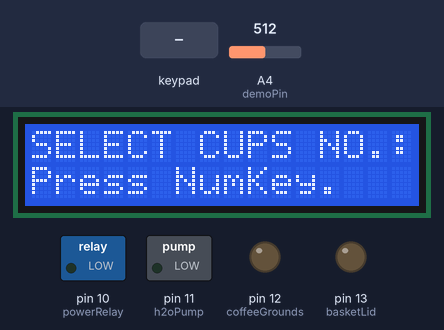
Recording of a sketch running on a simulated Arduino Uno, built with avr-gcc and run on an emulated ATmega328P. Shown: 16×2 character LCD, switched loads named in the sketch (green lamp = pin HIGH), output pins drawn as LEDs (lit = HIGH). Inputs (shaded band) come from the test bench; at power-on: A4 (demoPin) = 512.

Above: at 1.2 s.
1.3 s: keypad keys 1 2 pressed 0.4 s apart
At 3.5 s:
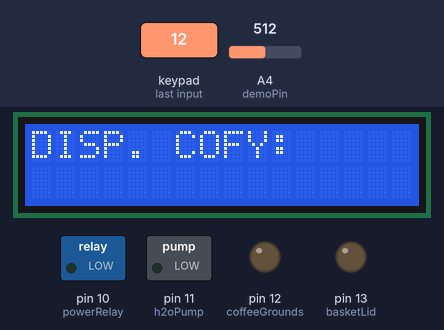
3.6 s: keypad keys 1 2 # pressed 0.4 s apart
At 5.6 s:
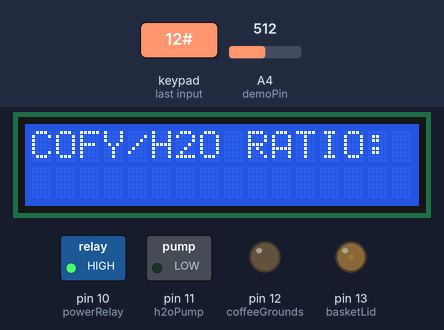
6.3 s: keypad keys 2 5 pressed 0.4 s apart
At 9.1 s:
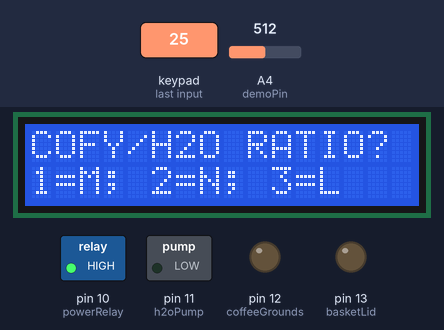
9.5 s: keypad keys 1 2 * pressed 0.4 s apart
At 10.81 s:
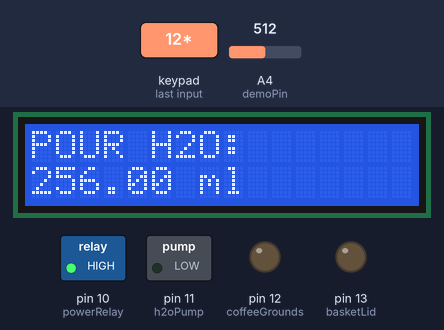
13.7 s: keypad keys 2 5 # pressed 0.4 s apart
At 16.37 s:
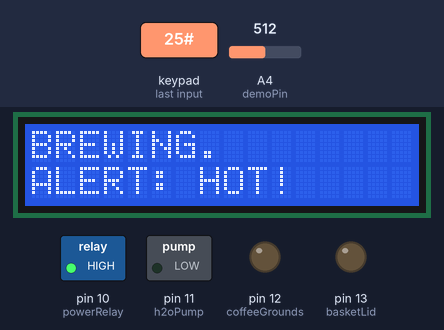
17.9 s: key '1' pressed
At 21.0 s:
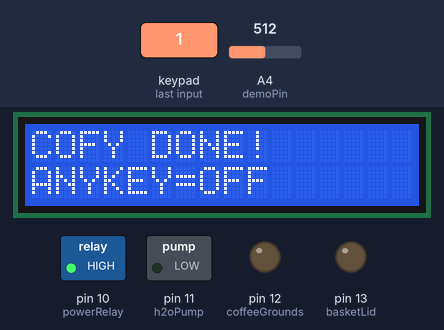
Timing chart, 0 to 21.2 s (numbered marks = the images above; inputs shaded):
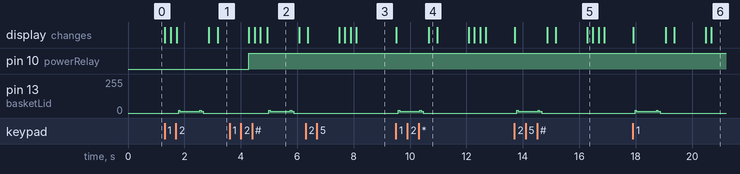

The sketch:

EMBDSYS_Project.ino
```cpp
// "C:\Users\Jericho\AppData\Local\Temp\arduino\sketches\64DF8B51099D20B103D56A9A01531AB3"
#include <LiquidCrystal.h>
#include <Keypad.h>
#include <HX711.h>

#define opDelay 200 // LOWER VALUES TO COMPENSATE FOR SIMULATION SLOWDOWNS

// KEYPAD SETUP
const int rowNum = 4;
const int colNum = 3;
char keys[rowNum][colNum] = {
  {'1','2','3'},
  {'4','5','6'},
  {'7','8','9'},
  {'*','0','#'}
};
byte pin_rows[rowNum] = {A0,A1,A2,A3};
byte pin_cols[colNum] = {8,9,A5};
Keypad keypad = Keypad(makeKeymap(keys), pin_rows, pin_cols, rowNum, colNum);

// LCD SETUP
int rs = 6;
int en = 7;
int d4 = 2;
int d5 = 3;
int d6 = 4;
int d7 = 5;
LiquidCrystal lcd(rs,en,d4,d5,d6,d7);

// PIN NAMES
int h2oPump = 11;
int coffeeGrounds = 12;
int basketLid = 13;
int powerRelay = 10;

// STATUS FLAGS
int waterPumping = 0;
int groundDispensing = 0;
int lidOpen = 0;

// WEIGHTS
int maxWaterWeight = 180;     // FOR 1 CUP AT 1:16.67
int maxGroundsWeight = 10.80; // FOR 1 CUP AT 1:16.67
int cups = 1;

// HX711 -- UNUSED
int loadCell_SCK = 0;
int loadCell_DOUT = 1;
HX711 scale;

// FOR DEMONSTRATION MODULE
int demoPin = A4;

int waterPumpOn(int on)
{
 if (on)
 {
  digitalWrite(h2oPump, HIGH);
  return 1;
 }
 else
 {
  digitalWrite(h2oPump, LOW);
  return 0;
 }
}

int lidState(int state)
{
 int i;
 switch(state)
 {
  case 0:              // CLOSE AND ROTATE TO 0 DEG
    for(i=0;i<50;i++)
    {

      digitalWrite(basketLid, HIGH);
      delay(1.0);
      digitalWrite(basketLid, LOW);
      delay(19.0);
    }
    return 0;
  case 1:             // OPEN AND ROTATE TO 90 DEG
    for(i=0;i<50;i++)
    {
      digitalWrite(basketLid, HIGH);
      delay(1.5);
      digitalWrite(basketLid, LOW);
      delay(18.5);
    }
    return 1;
 }
}

int groundState(int state)
{
 int i;
 switch(state)
 {
  case 0:              // CLOSE
    for(i=0;i<50;i++)  // ROTATE TO 0 DEG
    {
      digitalWrite(coffeeGrounds, HIGH);
      delay(1);
      digitalWrite(coffeeGrounds, LOW);
      delay(19);
    }
    return 0;
  case 1:             // OPEN
    for(i=0;i<50;i++) // ROTATE TO 90 DEG
    {
      digitalWrite(coffeeGrounds, HIGH);
      delayMicroseconds(1500);
      digitalWrite(coffeeGrounds, LOW);
      delayMicroseconds(18500);
    }
    return 1;
 }
}

unsigned long readScale()
{
  unsigned long count;
  unsigned char i;
  pinMode(loadCell_DOUT, OUTPUT);
  digitalWrite(loadCell_DOUT, HIGH);
  digitalWrite(loadCell_SCK, LOW);
  count = 0;
  pinMode(loadCell_DOUT, INPUT);
  while(digitalRead(loadCell_DOUT));
  for (i = 0; i < 24; i++)
  {
    digitalWrite(loadCell_SCK, HIGH);
    count = count << 1;
    digitalWrite(loadCell_SCK, LOW);
    if (digitalRead(loadCell_DOUT))
    {
      count++;
    }
  }
  digitalWrite(loadCell_SCK, HIGH);
  count = count ^ 0x800000;
  digitalWrite(loadCell_SCK, LOW);
  return count;
}

int setCoffeeWeight(int ratio, int waterWeight)
{
  return ratio * waterWeight;
}

float roundToTwoDec(float x)
{
  float value = (int) (x * 100 + .5);
  return (value/100);
}

void setup()
{
  pinMode(loadCell_DOUT, INPUT);
  pinMode(powerRelay, OUTPUT);
  pinMode(h2oPump, OUTPUT);
  pinMode(coffeeGrounds, OUTPUT);
  pinMode(basketLid, OUTPUT);

  lcd.begin(16, 2);
  lcd.setCursor(0,0);
  lcd.println("SELECT CUPS NO.: ");
  lcd.setCursor(0,1);
  lcd.println("Press NumKey.");
}

void loop()
{
  int sensorADC;
  float sensorFinal;
  sensorADC = analogRead(demoPin);
  sensorFinal = (sensorADC * 5.00) / 10;

  int waterWeight = maxWaterWeight;
  int groundsWeight = maxGroundsWeight;
  int tempCups = cups;
  // GET CUPS
  char key = keypad.waitForKey();
  if (key != '*' || key != '#' || key != '0')
  {
    tempCups = key - '0';
    lcd.clear();
    lcd.setCursor(0,0);
    lcd.print("Cups: ");
    lcd.println(key);
    delay(opDelay);
  }
  else
  {
    lcd.setCursor(0,1);
    lcd.println("Consult Manual.");
  }
  // GET COFFEE TO H2O RATIO
  lcd.clear();
  lcd.setCursor(0,0);
  lcd.println("COFY/H2O RATIO?");
  lcd.setCursor(0,1);
  lcd.println("1=M; 2=N; 3=L");
  key = keypad.waitForKey();
  if (key != '*' || key != '#' || key != '0')
  {
    int ratio;
    lcd.clear();
    lcd.setCursor(0,0);
    lcd.println("COFY/H2O RATIO:");
    switch(key)
    {
      case 1:
        ratio = 0.056;
        groundsWeight = setCoffeeWeight(ratio, waterWeight);
        lcd.setCursor(0,1);
        lcd.println("NORMAL");
        break;
      case 2:
        ratio = 0.06;
        groundsWeight = setCoffeeWeight(ratio, waterWeight);
        lcd.setCursor(0,1);
        lcd.println("NORMAL");
        break;
      case 3:
        ratio = 0.067;
        groundsWeight = setCoffeeWeight(ratio, waterWeight);
        lcd.setCursor(0,1);
        lcd.println("STRONG");
        break;
      default:
        break;
    }
  }
  else
  {
    lcd.setCursor(0,1);
    lcd.println("Consult Manual.");
  }
  // Modify according to cup
  waterWeight *= tempCups;
  groundsWeight *= tempCups;
  // DO THE THING
  // OPEN THE LID
  if (!lidOpen){
    lidOpen = lidState(1);
  }
  delay(opDelay);
  sensorFinal = 0;
  // POUR THE WATER
  lcd.clear();
  lcd.setCursor(0,0);
  lcd.println("POUR H2O: ");
  while(sensorFinal <= 50) // sensorFinal <= waterWeight IF suitable sensor used
  {
    sensorADC = analogRead(demoPin);
    sensorFinal = (sensorADC * 5.00) / 10;
    waterPumping = waterPumpOn(1);
    if (waterPumping)
    {
      lcd.setCursor(0,1);
      lcd.print(sensorFinal);
      lcd.println(" ml");
    }
    else
    {
      lcd.setCursor(0,1);
      lcd.println("PROG FAIL!");
    }
  }
  waterPumping = waterPumpOn(0);
  delay(opDelay);
  // UNLEASH THE GROUNDS
  lcd.clear();
  lcd.setCursor(0,0);
  lcd.println("DISP. COFY: ");
  while (sensorFinal <= 100) // sensorFinal <= (waterWeight + groundsWeight) if suitable sensor used
  {
    sensorADC = analogRead(demoPin);
    sensorFinal = (sensorADC * 5.00) / 10;
    groundDispensing = groundState(1);
    if (groundDispensing)
    {
      lcd.setCursor(0,1);
      lcd.print(sensorFinal);
      lcd.println(" g");
    }
    else
    {
      lcd.setCursor(0,1);
      lcd.println("PROG FAIL!");
    }
  }
  lidOpen = lidState(0);
  delay(opDelay);
  if (!lidOpen)
  {
    digitalWrite(powerRelay, HIGH); //  TURN ON DRIP MACHINE
    lcd.clear();
    lcd.setCursor(0,0);
    lcd.println("BREWING.");
    lcd.setCursor(0,1);
    lcd.println("ALERT: HOT!");
  }
  else
  {
    lcd.clear();
    lcd.setCursor(0,0);
    lcd.println("ERROR!");
    lcd.setCursor(0,1);
    lcd.println("PROG FAIL!");
  }
  delay(opDelay); // REPLACE WITH EXPECTED TIME TO FINISH
  lcd.clear();
  lcd.setCursor(0,0);
  lcd.println("COFY DONE!");
  lcd.setCursor(0,1);
  lcd.println("ANYKEY=OFF");
  key = keypad.waitForKey();
  if (key)
  {
    powerRelay = 0;
  }
}
```

Measured:
- after the input at 1.3 s, pin 13 (basketLid): 0/255 → 13/255 after 0.49 s, → 0/255 0.88 s later; the display: first changes at once (image 1 shows a later state)
- after the input at 3.6 s, pin 13 (basketLid): 0/255 → 13/255 after 1.4 s, → 0/255 0.88 s later; the display: first differs from a run without the input after 1.1 s (image 2 shows a later state)
- after the input at 6.3 s, the display: first differs from a run without the input after 1.6 s (image 3 shows a later state)
- after the input at 9.5 s, pin 13 (basketLid): 0/255 → 13/255 after 0.09 s, → 0/255 0.88 s later; the display: first changes at once (image 4 shows a later state)
- after the input at 13.7 s, pin 13 (basketLid): 0/255 → 13/255 after 0.09 s, → 0/255 0.88 s later; the display: first changes at once (image 5 shows a later state)
- after the input at 17.9 s, pin 13 (basketLid): 0/255 → 13/255 after 0.09 s, → 0/255 0.88 s later; the display: first changes at once (image 6 shows a later state)
- what the display in image 2 shows lasts 1.2 s, from 4.9 s to 6.1 s
